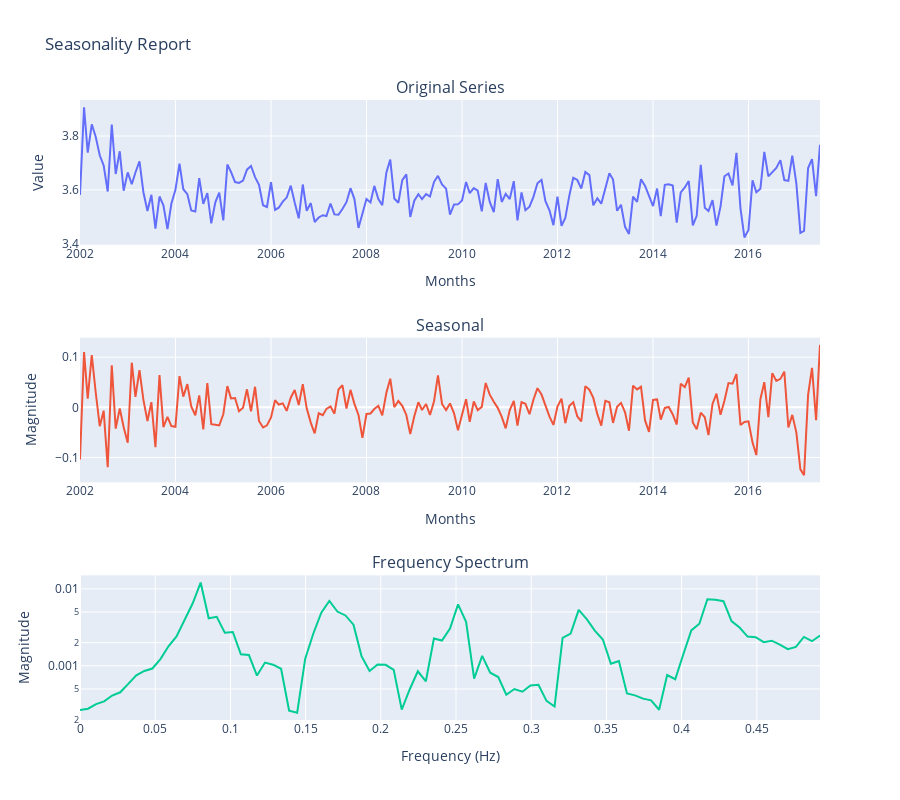

The notebook cell saved with this chart:
### Markdown cell above
## test on filtered dataset

### Code cell
df_pale_ales = df_ratings[
    (df_ratings['style'] == 'English Pale Ale')
]

df_pale_ales.head(100)
df_processed_pale_ale = sm.data_preprocessing_mean_rating_per_month(df_pale_ales, 'mean_rating')
sm.seasonality_report_plot(df_processed_pale_ale)

### Figure 1 — Plotly figure (JSON) as saved in the notebook; plotly's stock layout.template omitted (floating-point values rounded to 4 significant figures; data arrays with more than 128 entries replaced by an {"elided": "..."} marker saying what was removed)
{"data": [{"name": "Original", "type": "scatter", "x": {"elided": "187 str values"}, "xaxis": "x", "y": {"elided": "187 float values"}, "yaxis": "y"}, {"name": "Seasonal", "type": "scatter", "x": {"elided": "187 str values"}, "xaxis": "x2", "y": {"elided": "187 float values"}, "yaxis": "y2"}, {"mode": "lines", "name": "Frequency Spectrum (log)", "type": "scatter", "x": [0, 0.005348, 0.0107, 0.01604, 0.02139, 0.02674, 0.03209, 0.03743, 0.04278, 0.04813, 0.05348, 0.05882, 0.06417, 0.06952, 0.07487, 0.08021, 0.08556, 0.09091, 0.09626, 0.1016, 0.107, 0.1123, 0.1176, 0.123, 0.1283, 0.1337, 0.139, 0.1444, 0.1497, 0.1551, 0.1604, 0.1658, 0.1711, 0.1765, 0.1818, 0.1872, 0.1925, 0.1979, 0.2032, 0.2086, 0.2139, 0.2193, 0.2246, 0.2299, 0.2353, 0.2406, 0.246, 0.2513, 0.2567, 0.262, 0.2674, 0.2727, 0.2781, 0.2834, 0.2888, 0.2941, 0.2995, 0.3048, 0.3102, 0.3155, 0.3209, 0.3262, 0.3316, 0.3369, 0.3422, 0.3476, 0.3529, 0.3583, 0.3636, 0.369, 0.3743, 0.3797, 0.385, 0.3904, 0.3957, 0.4011, 0.4064, 0.4118, 0.4171, 0.4225, 0.4278, 0.4332, 0.4385, 0.4439, 0.4492, 0.4545, 0.4599, 0.4652, 0.4706, 0.4759, 0.4813, 0.4866, 0.492], "xaxis": "x3", "y": [0.0002663, 0.000277, 0.0003177, 0.0003451, 0.0004113, 0.000453, 0.0005836, 0.0007529, 0.0008585, 0.0009231, 0.001224, 0.001796, 0.002408, 0.00393, 0.006449, 0.01208, 0.004154, 0.004332, 0.002693, 0.002754, 0.00141, 0.001382, 0.0007479, 0.001102, 0.001034, 0.000915, 0.0002613, 0.0002455, 0.001241, 0.002612, 0.004914, 0.006956, 0.005077, 0.004516, 0.003426, 0.001337, 0.0008566, 0.00104, 0.00103, 0.0008855, 0.0002693, 0.0004961, 0.0008495, 0.0006294, 0.002259, 0.00213, 0.003045, 0.006297, 0.003735, 0.0006821, 0.001345, 0.0008145, 0.0007152, 0.000421, 0.0004993, 0.0004615, 0.0005569, 0.0005666, 0.0003502, 0.0002955, 0.002304, 0.002629, 0.005333, 0.004046, 0.002873, 0.002195, 0.001063, 0.001157, 0.0004373, 0.000413, 0.0003748, 0.0003556, 0.0002685, 0.0007593, 0.00067, 0.001403, 0.002891, 0.003519, 0.007346, 0.007246, 0.006921, 0.003822, 0.003144, 0.002399, 0.002356, 0.002033, 0.002121, 0.001883, 0.001644, 0.001757, 0.002373, 0.002089, 0.002475], "yaxis": "y3"}], "layout": {"annotations": [{"font": {"size": 16}, "showarrow": false, "text": "Original Series", "x": 0.5, "xanchor": "center", "xref": "paper", "y": 1.0, "yanchor": "bottom", "yref": "paper"}, {"font": {"size": 16}, "showarrow": false, "text": "Seasonal", "x": 0.5, "xanchor": "center", "xref": "paper", "y": 0.6167, "yanchor": "bottom", "yref": "paper"}, {"font": {"size": 16}, "showarrow": false, "text": "Frequency Spectrum", "x": 0.5, "xanchor": "center", "xref": "paper", "y": 0.2333, "yanchor": "bottom", "yref": "paper"}], "height": 800, "showlegend": false, "title": {"text": "Seasonality Report"}, "xaxis": {"anchor": "y", "domain": [0, 1], "title": {"text": "Months"}}, "xaxis2": {"anchor": "y2", "domain": [0, 1], "title": {"text": "Months"}}, "xaxis3": {"anchor": "y3", "domain": [0, 1], "title": {"text": "Frequency (Hz)"}}, "yaxis": {"anchor": "x", "domain": [0.7667, 1.0], "title": {"text": "Value"}}, "yaxis2": {"anchor": "x2", "domain": [0.3833, 0.6167], "title": {"text": "Magnitude"}}, "yaxis3": {"anchor": "x3", "domain": [0, 0.2333], "title": {"text": "Magnitude"}, "type": "log"}}}
